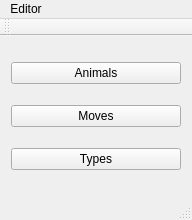
<?xml version="1.0" encoding="UTF-8"?>
<ui version="4.0">
 <class>MainWindow</class>
 <widget class="QMainWindow" name="MainWindow">
  <property name="geometry">
   <rect>
    <x>0</x>
    <y>0</y>
    <width>192</width>
    <height>220</height>
   </rect>
  </property>
  <property name="windowTitle">
   <string>MainWindow</string>
  </property>
  <widget class="QWidget" name="centralWidget">
   <layout class="QVBoxLayout" name="verticalLayout">
    <item>
     <widget class="QPushButton" name="pushButton_Animals">
      <property name="text">
       <string>Animals</string>
      </property>
     </widget>
    </item>
    <item>
     <widget class="QPushButton" name="pushButton_Moves">
      <property name="text">
       <string>Moves</string>
      </property>
     </widget>
    </item>
    <item>
     <widget class="QPushButton" name="pushButton_Types">
      <property name="text">
       <string>Types</string>
      </property>
     </widget>
    </item>
   </layout>
  </widget>
  <widget class="QMenuBar" name="menuBar">
   <property name="geometry">
    <rect>
     <x>0</x>
     <y>0</y>
     <width>192</width>
     <height>20</height>
    </rect>
   </property>
   <widget class="QMenu" name="menuEditor">
    <property name="title">
     <string>Editor</string>
    </property>
   </widget>
   <addaction name="menuEditor"/>
  </widget>
  <widget class="QToolBar" name="mainToolBar">
   <attribute name="toolBarArea">
    <enum>TopToolBarArea</enum>
   </attribute>
   <attribute name="toolBarBreak">
    <bool>false</bool>
   </attribute>
  </widget>
  <widget class="QStatusBar" name="statusBar"/>
 </widget>
 <layoutdefault spacing="6" margin="11"/>
 <resources/>
 <connections/>
</ui>
